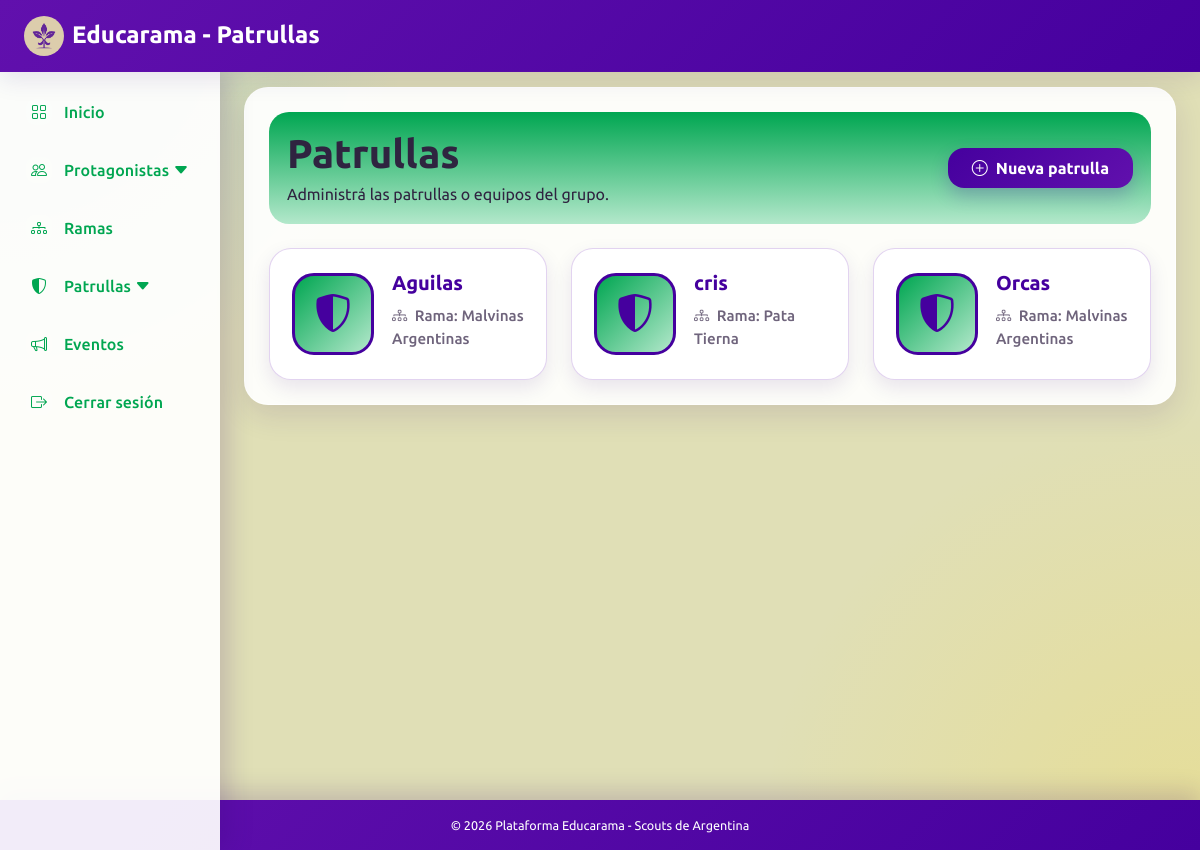
Screenshot of /views/pages/patrullas.php (signed in) with the database file from the repository.
### tables this page shows
CREATE TABLE `patrulla` (
  `id` int(11) NOT NULL,
  `nombre` varchar(100) DEFAULT NULL,
  `id_rama` int(11) DEFAULT NULL
);

CREATE TABLE `rama` (
  `id` int(11) NOT NULL,
  `nombre` varchar(100) DEFAULT NULL,
  `id_grupo` int(11) NOT NULL,
  `id_rama` int(11) NOT NULL
);

### src/Controladores/PatrullaController.php (called while the page is built, shortened)
<?php
require_once __DIR__ . '/../Datos/Database.php';
require_once __DIR__ . '/../Datos/PatrullaRepository.php';
require_once __DIR__ . '/../Servicios/PatrullaService.php';
class PatrullaController
{
    private PatrullaService $servicio;
    public function __construct()
    {
        $conexion = Database::getConexion();
        $repositorio = new PatrullaRepository($conexion);
        $this->servicio = new PatrullaService($repositorio);
    }
    public function listar(): array
    {
        return $this->servicio->listarPatrullas();
    }
}

### src/Servicios/PatrullaService.php (called while the page is built, shortened)
<?php
class PatrullaService
{
    private PatrullaRepository $repositorio;
    public function __construct(PatrullaRepository $repositorio)
    {
        $this->repositorio = $repositorio;
    }
    public function listarPatrullas(): array
    {
        return $this->repositorio->listarTodo();
    }
}

### src/Datos/PatrullaRepository.php (called while the page is built, shortened)
<?php
class PatrullaRepository
{
    private PDO $conexion;
    public function __construct(PDO $conexion)
    {
        $this->conexion = $conexion;
    }
    public function listarTodo(): array
    {
        $stmt = $this->conexion->prepare("
            SELECT
                p.id,
                p.nombre,
                p.id_rama,
                r.nombre AS rama
            FROM patrulla p
            LEFT JOIN rama r ON p.id_rama = r.id
            ORDER BY p.nombre
        ");
        $stmt->execute();
        return $stmt->fetchAll(PDO::FETCH_ASSOC);
    }
}
?>

### views/pages/patrullas.php (the view, shortened to what this page needs)
<?php
require_once __DIR__ . '/../../src/Controladores/PatrullaController.php';
$controlador = new PatrullaController();
$patrullas = $controlador->listar();
?>
<!DOCTYPE html>
<html lang="es">
<head>
    <link href="https://cdn.jsdelivr.net/npm/bootstrap@5.3.0/dist/css/bootstrap.min.css" rel="stylesheet">
    <link rel="stylesheet" href="https://cdnjs.cloudflare.com/ajax/libs/bootstrap-icons/1.10.5/font/bootstrap-icons.min.css">
    <link rel="stylesheet" href="/Educarama/public/css/styles.css?v=1.5">
</head>
<body>
    <?php
    include __DIR__ . '/includes/barra_superior.php';
    include __DIR__ . '/includes/menu_lateral.php';
    ?>
    <div class="main-content-wrapper">
        <div class="container contenedor-principal  p-4">
            <section class="barra-superior-inst mb-4 d-flex justify-content-between align-items-center flex-wrap gap-3">
                <div>
                    <h1 class="fw-bold mb-1">Patrullas</h1>
                    <p class="mb-0">Administrá las patrullas o equipos del grupo.</p>
                </div>
                <a href="/Educarama/views/pages/alta_patrulla.php" class="boton-primario px-4 py-2 fw-bold text-decoration-none">
                    <i class="bi bi-plus-circle me-2"></i>Nueva patrulla
                </a>
            </section>
            <div class="row g-4">
                <?php if (!empty($patrullas)): ?>
                    <?php foreach ($patrullas as $patrulla): ?>
                        <div class="col-12 col-md-6 col-lg-4">
                            <div class="patrulla-card">
                                <div class="patrulla-icono">
                                    <i class="bi bi-shield-shaded"></i>
                                </div>
                                <div>
                                    <h3><?= htmlspecialchars($patrulla['nombre']) ?></h3>
                                    <p>
                                        <i class="bi bi-diagram-3 me-1"></i>
                                        Rama: <?= htmlspecialchars($patrulla['rama'] ?? 'Sin rama') ?>
                                    </p>
                                </div>
                            </div>
                        </div>
                    <?php endforeach; ?>
                <?php else: ?>
                    <p>No hay patrullas cargadas.</p>
                <?php endif; ?>
            </div>
        </div>
    </div>
    <?php include 'includes/barra_inferior.php'; ?>
</body>
</html>

### public/css/styles.css (style rules this page uses)
:root { --celeste-inst: #00aaf2; --violeta-primario: #45009e; --violeta-secundario: #a068d4; --violeta-oscuro: #320071; --orquidea-bordes: #6110ad; --lila-cards: #b85bee; --beige-fondo: #e0dfb6; --blanco: #ffffff; --texto-principal: #2f2440; --texto-suave: #6f647c; --borde-suave: rgba(97, 16, 173, 0.18); --sombra-suave: 0 10px 30px rgba(50, 0, 113, 0.12); --sombra-card: 0 8px 20px rgba(50, 0, 113, 0.1); --scout-amarillo: hsl(50, 98%, 54%); --scout-verde: #00a651; --scout-celeste: #00aaf2; --scout-rojo: #e30613; --scout-amarillo-claro: #fef4b8; --scout-verde-claro: #b3e8cb; --scout-celeste-claro: #b3e6fa; --scout-rojo-claro: #f9b2b6; --rama-primario: var(--scout-verde); --rama-secundario: var(--scout-verde-claro); --sidebar-width: 220px; --sidebar-mobile-width: 68px; --navbar-height: 72px; --footer-height: 50px; }
* { box-sizing: border-box; }
html, body { min-height: 100%; }
body { margin: 0; font-family: "Ubuntu", "Segoe UI", Tahoma, Geneva, Verdana, sans-serif; font-weight: 400; color: var(--texto-principal); background: radial-gradient( circle at top left, rgba(0, 170, 242, 0.16), transparent 28% ), radial-gradient( circle at bottom right, rgba(253, 214, 23, 0.2), transparent 30% ), var(--beige-fondo); }
h1, h2, h3, h4, h5, h6 { font-family: "Ubuntu", sans-serif; font-weight: 700; }
.main-content-wrapper { padding: calc(var(--navbar-height) + 15px) 24px calc(var(--footer-height) + 40px); min-height: 100vh; margin-left: var(--sidebar-width); }
.contenedor-principal { background: rgba(255, 255, 255, 0.92); border-radius: 24px; box-shadow: var(--sombra-suave); border: 1px solid rgba(255, 255, 255, 0.7); max-width: 1100px; }
.barra-superior-inst { background: linear-gradient( 180deg, var(--rama-primario), var(--rama-secundario) ); padding: 18px; border-radius: 20px; box-shadow: var(--borde-suave); }
.boton-primario { background: linear-gradient( 135deg, var(--violeta-primario), var(--orquidea-bordes) ); color: white; border: none; border-radius: 16px; transition: all 0.22s ease; box-shadow: 0 8px 18px rgba(69, 0, 158, 0.22); }
.rama-card, .patrulla-card { background: #ffffff; border: 1px solid var(--borde-suave); border-radius: 22px; padding: 22px; display: flex; gap: 18px; align-items: center; color: var(--texto-principal); box-shadow: var(--sombra-card); transition: all 0.25s ease; height: 100%; }
.rama-icono, .patrulla-icono { width: 82px; height: 82px; min-width: 82px; border-radius: 22px; background: linear-gradient( 135deg, var(--rama-primario), var(--rama-secundario) ); border: 3px solid var(--violeta-primario); display: flex; align-items: center; justify-content: center; }
.rama-icono i, .patrulla-icono i { font-size: 38px; color: var(--violeta-primario); }
.rama-card h3, .patrulla-card h3 { margin: 0 0 10px; color: var(--violeta-primario); font-size: 1.25rem; font-weight: 700; }
.rama-card p, .patrulla-card p { margin-bottom: 6px; color: var(--texto-suave); font-weight: 500; font-size: 0.95rem; }

### rows the page displays
patrulla: nombre "Aguilas", id_rama.nombre "Malvinas Argentinas"
patrulla: nombre "cris", id_rama.nombre "Pata Tierna"
patrulla: nombre "Orcas", id_rama.nombre "Malvinas Argentinas"

### other values shown
$tituloPagina "Patrullas"
